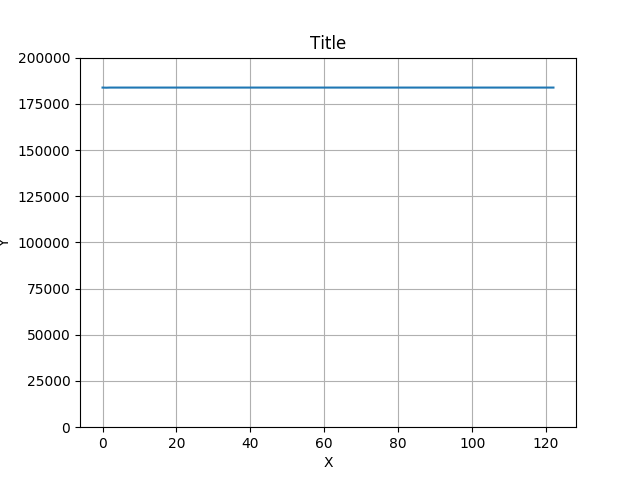

Here is the Python script that generated this plot:
import matplotlib
import matplotlib.pyplot as plt
import numpy as np
import json

def sort_key(elem):
    return elem["idx"]

with open('../persistent_reports/1538598275.json') as f:
    report = json.load(f)

    x = []
    y = []

    filterd_data = report["data"]
    filterd_data.sort(key=sort_key)
    filterd_data = [elem for elem in filterd_data if elem["status"] == "OK"]

    for tx in report["data"]:
        x.append(tx["idx"])
        y.append(tx["result"]["gasUsed"])

    print(x)
    print(y)

    fig, ax = plt.subplots()
    ax.plot(x, y)
    ax.set_ylim(0, 200000)

    ax.set(xlabel='X', ylabel='Y',
        title='Title')
    ax.grid()

    fig.savefig("gas_used.png")
    plt.show()
